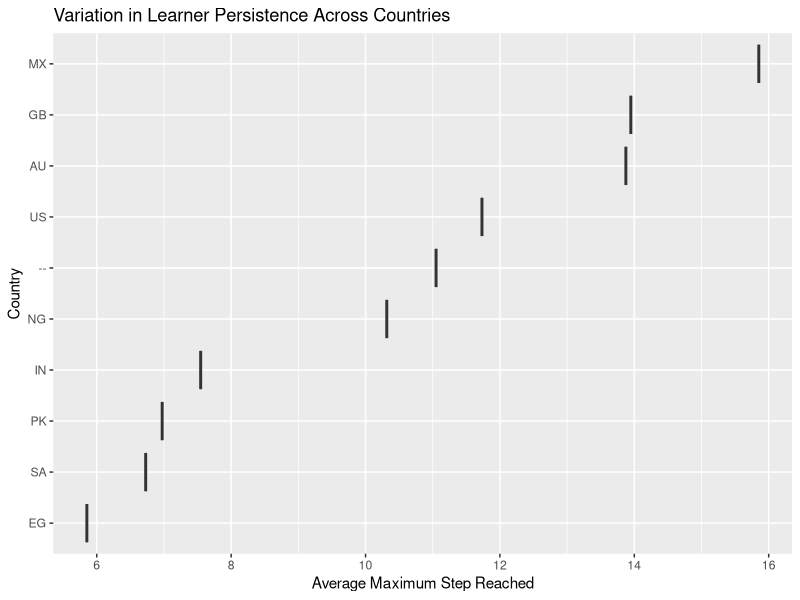
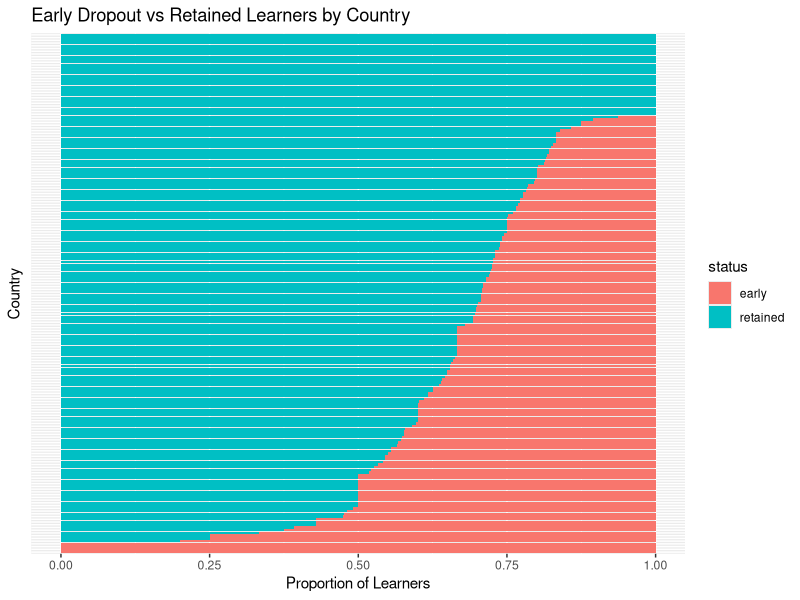
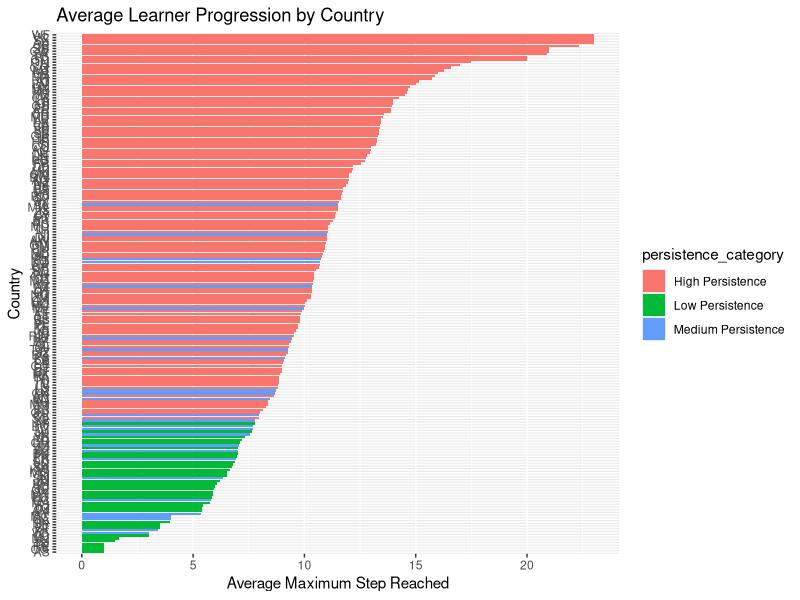
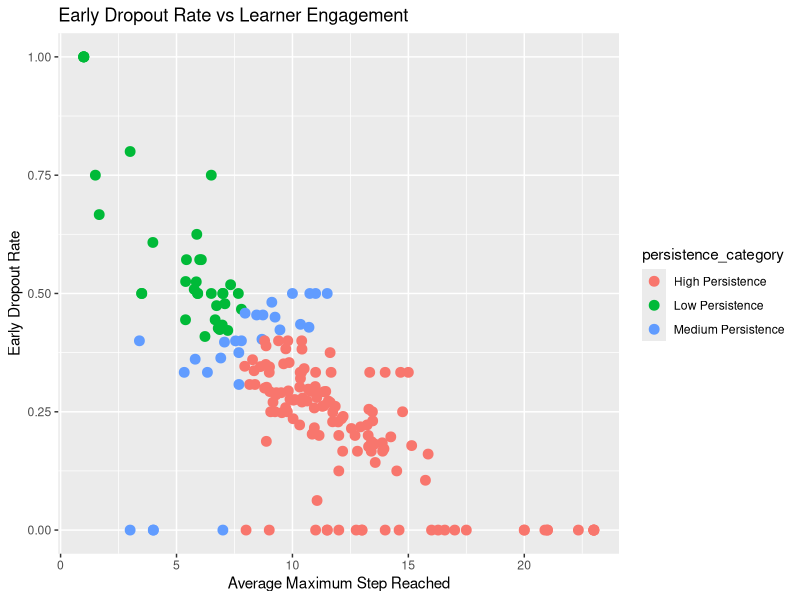

The R script that drew these images, in order:
## ---- chunk 1
library(tidyverse)

country_metrics<-read_csv("../cache/country_metrics_cycle1.csv")

country_metrics %>%
  slice_max(learners, n = 10) %>%   # top 10 by volume, not performance
  ggplot(aes(x = reorder(country, avg_max_step), y = avg_max_step)) +
  geom_boxplot() +
  coord_flip() +
  labs(
    title = "Variation in Learner Persistence Across Countries",
    x = "Country",
    y = "Average Maximum Step Reached"
  )

## ---- chunk 2
country_metrics %>%
  arrange(desc(early_dropout_rate)) %>%
  mutate(
    country = factor(country, levels = country),
    early = early_dropout_rate,
    retained = 1 - early_dropout_rate
  ) %>%
  select(country, early, retained) %>%
  pivot_longer(
    cols = c(early, retained),
    names_to = "status",
    values_to = "proportion"
  ) %>%
  ggplot(aes(
    x = country,
    y = proportion,
    fill = status
  )) +
  geom_col() +
  coord_flip() +
  labs(
    title = "Early Dropout vs Retained Learners by Country",
    x = "Country",
    y = "Proportion of Learners"
  ) +
  theme(
    axis.text.y = element_blank(),
    axis.ticks.y = element_blank()
  )
## ---- chunk 3
country_cycle2 <- read_csv("../cache/country_cycle2_classification.csv")

## ---- chunk 4
ggplot(
  country_cycle2,
  aes(x = reorder(country, avg_max_step), y = avg_max_step, fill = persistence_category)
) +
  geom_col() +
  coord_flip() +
  labs(
    title = "Average Learner Progression by Country",
    x = "Country",
    y = "Average Maximum Step Reached"
  )

## ---- chunk 5
ggplot(
  country_cycle2,
  aes(x = avg_max_step, y = early_dropout_rate, color = persistence_category)
) +
  geom_point(size = 3) +
  labs(
    title = "Early Dropout Rate vs Learner Engagement",
    x = "Average Maximum Step Reached",
    y = "Early Dropout Rate"
  )

## ---- chunk 6
low_persistence_countries <- read_csv("../cache/low_persistence_countries.csv")
low_persistence_countries

